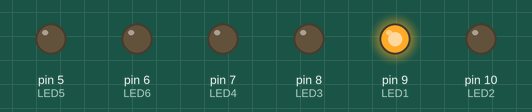
Simulated run of this sketch. Board: Arduino Nano, built with avr-gcc and run on an emulated ATmega328P. On the bench: output pins drawn as LEDs (lit = HIGH).

Above: at 0.05 s.
At 0.25 s:
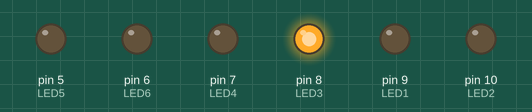
At 0.75 s:
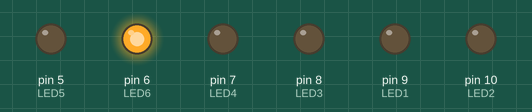
At 1.55 s:
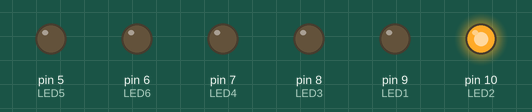
At 2.25 s:
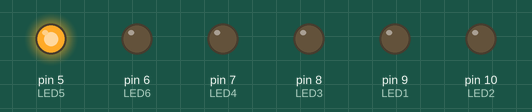
At 3.15 s:
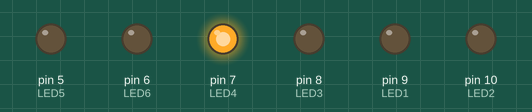
Timing chart, 0 to 3.5 s (numbered marks = the images above):
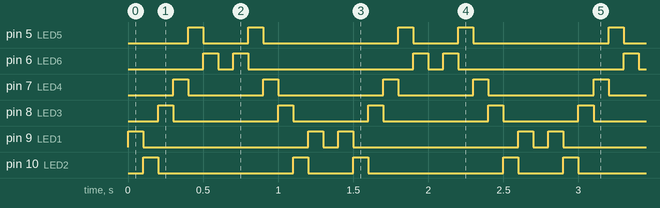

Measured:
- by itself, pin 5 (LED5): repeats every 1.4 s: LOW 0.30 s, HIGH 0.10 s, LOW 0.90 s, HIGH 0.10 s
- by itself, pin 6 (LED6): repeats every 1.4 s: LOW 0.10 s, HIGH 0.10 s, LOW 1.1 s, HIGH 0.10 s
- by itself, pin 7 (LED4): repeats every 1.4 s: LOW 0.50 s, HIGH 0.10 s, LOW 0.70 s, HIGH 0.10 s
- by itself, pin 8 (LED3): repeats every 1.4 s: LOW 0.70 s, HIGH 0.10 s, LOW 0.50 s, HIGH 0.10 s
- by itself, pin 9 (LED1): repeats every 1.4 s: LOW 1.1 s, HIGH 0.10 s, LOW 0.10 s, HIGH 0.10 s
- by itself, pin 10 (LED2): repeats every 1.4 s: LOW 0.90 s, HIGH 0.10 s, LOW 0.30 s, HIGH 0.10 s

The sketch:

Projekt1.ino
```cpp
#define LED1 9
#define LED2 10
#define LED3 8
#define LED4 7
#define LED5 5
#define LED6 6
#define Wartezeit 100

/*
 Name:		Projekt1.ino
 Created:	24.03.2016 18:31:01
 Author:	Rubeen
*/

int LEDs[] = { LED1, LED2, LED3, LED4, LED5, LED6 };

// Die Setupmethode wird einmal beim Start oder Reset des Arduinos ausgeführt
void setup() {
	//Stelle jeden Pin mit LED als einen Ausgang ein, damit Strom an- und ausgeschaltet werden kann.
	pinMode(LED1, OUTPUT);
	pinMode(LED2, OUTPUT);
	pinMode(LED3, OUTPUT);
	pinMode(LED4, OUTPUT);
	pinMode(LED5, OUTPUT);
	pinMode(LED6, OUTPUT);
}

// Die Loopmethode wird ständig ausgeführt, also durchgehend wiederholt, bis der Arduino neustartet.
void loop() {
	//Schalte eine LED an, warte kurz und schalte diese dann wieder aus. Mache das mit allen 6 LEDs
	digitalWrite(LED1, HIGH); //Die LED wird angeschaltet (= 5V)
	delay(Wartezeit);		  //Warte x ms. (= mache nichts)
	digitalWrite(LED1, LOW);  //Die LED wird ausgeschaltet (= 0V)

	//Mache das jetzt mit allen 6 LEDs
	digitalWrite(LED2, HIGH);
	delay(Wartezeit);
	digitalWrite(LED2, LOW);

	digitalWrite(LED3, HIGH);
	delay(Wartezeit);
	digitalWrite(LED3, LOW);

	digitalWrite(LED4, HIGH);
	delay(Wartezeit);
	digitalWrite(LED4, LOW);

	digitalWrite(LED5, HIGH);
	delay(Wartezeit);
	digitalWrite(LED5, LOW);

	digitalWrite(LED6, HIGH);
	delay(Wartezeit);
	digitalWrite(LED6, LOW);

	//Warte eine bestimmte Zeit, damit eine Pause entsteht.
	delay(Wartezeit);

	//Durchläuft die LEDs von hinten nach vorne
	digitalWrite(LED6, HIGH);
	delay(Wartezeit);
	digitalWrite(LED6, LOW);

	digitalWrite(LED5, HIGH);
	delay(Wartezeit);
	digitalWrite(LED5, LOW);

	digitalWrite(LED4, HIGH);
	delay(Wartezeit);
	digitalWrite(LED4, LOW);

	digitalWrite(LED3, HIGH);
	delay(Wartezeit);
	digitalWrite(LED3, LOW);

	digitalWrite(LED2, HIGH);
	delay(Wartezeit);
	digitalWrite(LED2, LOW);

	digitalWrite(LED1, HIGH);
	delay(Wartezeit);
	digitalWrite(LED1, LOW);

	//Warte eine bestimmte Zeit: Pause.
	delay(Wartezeit);
}
```
